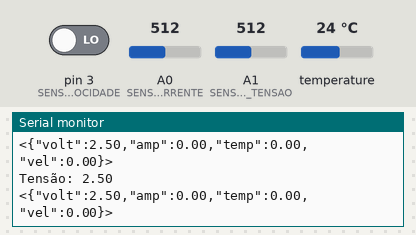
Bench run of a sketch on a simulated Arduino Uno, built with avr-gcc and run on an emulated ATmega328P. Shown: the last lines printed to the serial monitor. The inputs (shaded band) are chosen by the test bench; at power-on: temperature 24 °C, A1 (SENSOR_TENSAO) = 512, A0 (SENSOR_CORRENTE) = 512, pin 3 (SENSOR_VELOCIDADE) LOW.

Above: at 1.2 s.
1.3 s: temperature set to 12 °C
At 1.31 s:
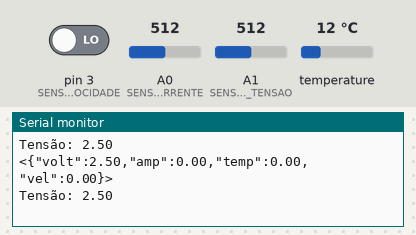
2.8 s: A1 (SENSOR_TENSAO) set to 716
At 10.7 s:
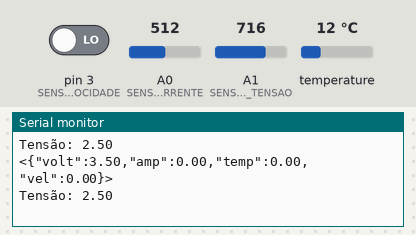
16.8 s: A0 (SENSOR_CORRENTE) set to 716
At 16.8 s:
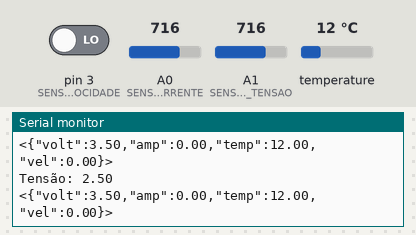
18.3 s: temperature set to 19 °C
At 18.36 s:
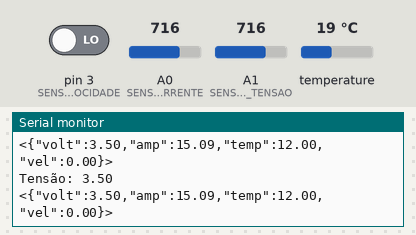
19.8 s: A0 (SENSOR_CORRENTE) set to 900
At 20.7 s:
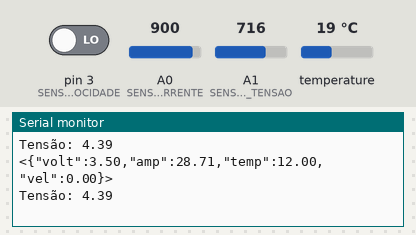
21.3 s: A1 (SENSOR_TENSAO) set to 900
At 21.33 s:
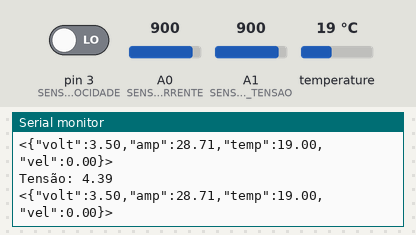
Timing chart, 0 to 23.8 s (numbered marks = the images above; inputs shaded):
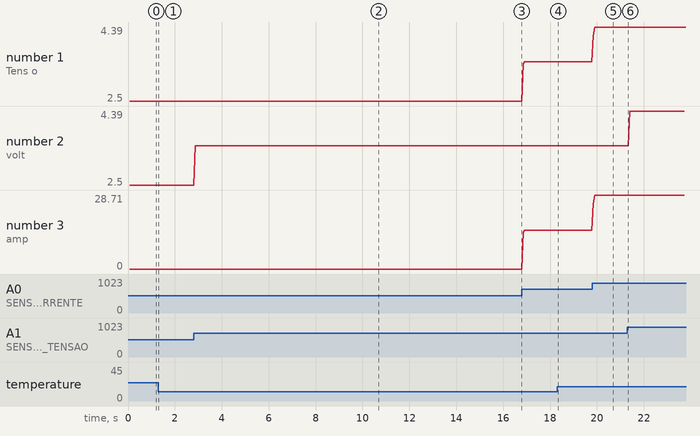

The sketch:

projeto_carro_main.ino
```cpp
// (licence header left out)
#include <OneWire.h>
#include <DallasTemperature.h>

#define SENSOR_CORRENTE     A0	    // (ACS712ELC-30A)
#define SENSOR_TENSAO       A1	    // (2 resistores de 5100ohm, 33000ohm; total 381000ohm)
#define SENSOR_TEMPERATURA  2		    // (DS18B20)
#define SENSOR_VELOCIDADE   3		    // (KY-025 Reed Switch)

#define SENSOR_MEDIA_DELAY	3		    // TODO: Valor usado para sensores que necessitam de uma média. Revisitar este valor.
#define FPS					        4		    // TODO: Quantos frames por segundo seria o ideal? Revisitar este valor.
#define BAUD_RATE			      115200	// TODO: Revisitar este valor de baud-rate.

String  jsonString  = "";				      // Usada no envio da string JSON.
float   TWOPI       = 2 * 3.14159265; // 2*PI
float   resolucao   = 5.0 / 1024.0;
unsigned long tempo = 0;
bool    flag_velocidade = false;
int     DELAY_FPS   = 1000/FPS;
float   raio        = 0.23;           // Raio da roda original: 0.23m

float volt  = .0;
float temp  = .0;
float amp   = .0;
int   vel   = .0;

OneWire oneWire(SENSOR_TEMPERATURA);
DallasTemperature sensors(&oneWire);

/**
 * @brief Retorna a temperatura lida pelo sensor.
 * @return float
 */
float getTemperatura() {
	sensors.requestTemperatures();
	return sensors.getTempCByIndex(0);
}

/**
 * @brief 	Retorna a velocidade do motor com base no sensor de velocidade.
 * @return	float A velocidade
 */
float getVelocidade( float raio ) {
  if( digitalRead(SENSOR_VELOCIDADE) == HIGH ) {
    if( flag_velocidade == false ) {
      flag_velocidade = true;
      if( tempo == 0 ) {
        //tempo = micros();
        tempo = millis();
      } else {
        float velocidade = ((TWOPI * raio) * 1000 / (millis() - tempo)) * 3.6; // Km/h
        tempo = millis();
        return velocidade;
        //float rpm = (1000000. / (micros() - tempo)) * 60;
        //tempo = micros();
        //return rpm;
      }
    }
  } else {
    flag_velocidade = false;
  }
  return -1;
}

/**
 * @brief 			Retorna a tensão em volts do circuito.
 * @return float
 * @details
 */
float getTensao() {
  return (analogRead(SENSOR_TENSAO)) * resolucao;
}

/**
 * @brief 					Retorna a corrente do circuito em mA.
 * @param int numAmostras	Número de amostras que devem ser colhidas para calcular a corrente final, evitando flutuação no valor.
 * @return float
 * @details					Calcula a média de um conjunto de leituras do sensor para evitar flutuação de valores por ruído; gerando o valor de tensão proporcional a faixa de valores entre 0 e 1024 da leitura analógica. Após a subtração de um offset (2.5), dividimos pos .066 que corresponde ao valor de 66mv/A relativa a versão do módulo usado (30A).
 */

// Range do sensor de 30A = 66mV/A (0.066)
// Corrente sem carga: 0.12mA -> Sinal deve ir de 2.5v para 0.066 * 0.12 = 0.00792 -> 2.50792
// Corrente com carga: 0.33mA -> Sinal deve ir de 2.5v para 0.066 * 0.33 = 0.02178 -> 2.52178
// Arduino UNO tem capacidade de medição de: 5V/1024, 4.88 mV por unidade de medida.

float getCorrente( int numAmostras ) {
  /*float valores[numAmostras] = {};
	for ( int w=0; w<numAmostras; w++ ) {
		valores[w] = analogRead(SENSOR_CORRENTE);
		delay(SENSOR_MEDIA_DELAY);
	}
  float maxVal = -999999;
  int maxIndex = -1;
  int minIndex = -1;
  float minVal = 999999;
  for ( int w=0; w<numAmostras; w++ ) {
    if( valores[w] > maxVal ) {
      maxVal = valores[w];
      maxIndex = w;
    }
    if( valores[w] < minVal ) {
      minVal = valores[w];
      minIndex = w;
    }
  }

  float media = 0;
  for ( int w=0; w<numAmostras; w++ ) {
		if( w == maxIndex || (w == minIndex ) ) {
      continue;
    } else {
      media += valores[w];
    }
	}
	media /= (numAmostras - 2);
	float tensaoEntrada = (media * (5.0 / 1024.0));	// TODO: Separei os cálculos para fazer debug mais fácil. Revisitar e juntar tudo.
  return (tensaoEntrada - 2.625) / 0.066;*/
  float media = 0;
  float velocidadeReal = -1;
  for ( int w=0; w<numAmostras; w++ ) {
		media += analogRead( SENSOR_CORRENTE );
    delay(3);
	}

	media /= numAmostras;

	float tensaoEntrada = (media * resolucao);	// TODO: Separei os cálculos para fazer debug mais fácil. Revisitar e juntar tudo.
  Serial.print("Tensão: ");
  Serial.println(tensaoEntrada);
  //return (tensaoEntrada - 2.625) / 0.066;
  return (tensaoEntrada - 2.5) / 0.066;
}

/**
 * @brief				Monta uma string para um conjunto de chave/valor do JSON.
 * @param String nome   O nome da chave (key).
 * @param float valor   O valor numérico atribuído a chave. No nosso caso só precisamos lidar com números então não temos problemas com outros casos.
 * @return String		Uma string de chave/valor formatada para o padrão JSON.
 */
String getJsonKeyString( String nome, float valor ) {
	return ( "\"" + nome + "\":" + valor );
}

/**
 * @brief 		Monta uma string em formato JSON, com todos os dados dos sensores para envio.
 * @details		Apenas como detalhe, coloquei os nomes os menores possíveis mas ainda sugestivos; para poder enviar uma string menor.
 */
void encodeJson( float volts, float amp, float temp, float vel ) {
	jsonString = "<{";
	jsonString += getJsonKeyString("volt", volts);
	jsonString += ",";
	jsonString += getJsonKeyString("amp", amp);
	jsonString += ",";
	jsonString += getJsonKeyString("temp", temp);
	jsonString += ",";
	jsonString += getJsonKeyString("vel", vel );
	jsonString += "}>";
}

void setup(void) {
  Serial.begin( BAUD_RATE );
  pinMode(SENSOR_VELOCIDADE, INPUT);
  sensors.begin();
}

unsigned long tempo_temperatura = 0;
int delay_temperatura = 10000;

void loop(void) {

  volt = getTensao();
  amp = getCorrente(20);
  float tempVel = getVelocidade(1);

  if( tempVel > -1 ) {
    vel = tempVel;
  }

  if( millis() - tempo_temperatura > delay_temperatura ) {
    tempo_temperatura = millis();
    temp = getTemperatura();
  }
  encodeJson( volt, amp, temp, vel );
  Serial.println(jsonString);

}

/*
 * VELOCIDADE:
 float velocity = getVelocidade( 1 );
  if (velocity > 0 ) {
    Serial.println( velocity );
  }
 */
```

Measured:
- after the input at 2.8 s, the serial monitor: prints a new line after 0.07 s (image 2)
- after the input at 19.8 s, the serial monitor: prints a new line after 0.05 s (image 5)
- plotted number 1: 3.5 → 4.39 after the input at 19.8 s
- plotted number 2: 2.5 → 3.5 after the input at 2.8 s
- plotted number 3: 0 → 15.09 after the input at 16.8 s, 15.09 → 28.71 after the input at 19.8 s
